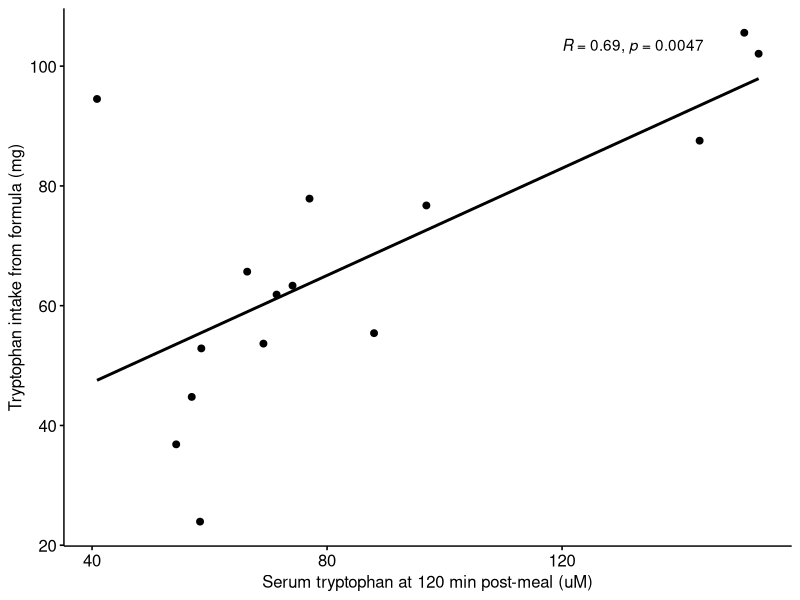

Write R code to recreate this figure. (Note: this script raises an error after producing the figure.)
## ---- chunk 1
knitr::opts_chunk$set(echo = TRUE)
knitr::opts_knit$set(root.dir = '/Users/xuanhe89/Documents/WorkSpace/Research projects/Lactation/ALAC/Manuscripts/Paper #1/Figures and Tables R codes')

## ---- chunk 2
rm(list = ls())
## ---- chunk 3
library(readxl)       # For reading Excel files
library(ggpubr)       # For creating publication-ready plots
library(dplyr)        # For data manipulation
## ---- chunk 4
# Targeted MS data
PP.targeted.serum <- read_excel("Data/Data.xlsx", sheet = "PP_serum_MS")
# Pig info and postprandial metadata
PigInfo <- read_excel("Data/Data.xlsx", sheet = "PigInfo")
PP_metadata <- read_excel("Data/Data.xlsx", sheet = "PP_metadata")
## ---- chunk 5
PP_Feed.intake <- PP_metadata %>% select(PigID, PPfeedIntake.g)
## ---- chunk 6
# Calculate tryptophan intake (in mg) for each pig based on their diet
Trp.intake <- PP_metadata %>% inner_join(PigInfo, by = "PigID") %>%
                  mutate(Trp_intake = if_else(Diet == "ALAC", PPfeedIntake.g * 1.03, PPfeedIntake.g * 0.89)) %>% # Calculate tryptophan intake based on the assigned diet
                  select(PigID, Trp_intake)    
## ---- chunk 7
# Filter data for the 120-minute time point, join with tryptophan intake data, and create scatter plot
Fig <- PP.targeted.serum %>% inner_join(PigInfo, by = "PigID") %>%
          filter(TimePoint == "120 min") %>%
          select(PigID, Diet, Tryptophan) %>%
          inner_join(Trp.intake, by = "PigID") %>%
          ggscatter(x = "Tryptophan", y = "Trp_intake", 
                    xlab = "Serum tryptophan at 120 min post-meal (uM)", ylab = "Tryptophan intake from formula (mg)",
                    palette = c("turquoise3","purple"), add = "reg.line") + stat_cor(method = "pearson", label.x = 120) 


# Save the figure as a pdf file
ggsave(plot=Fig, height=5, width=5.5, dpi=300, filename="Figure 2/Fig2H.pdf", useDingbats=FALSE)


Fig
## ---- chunk 8
sessionInfo()
